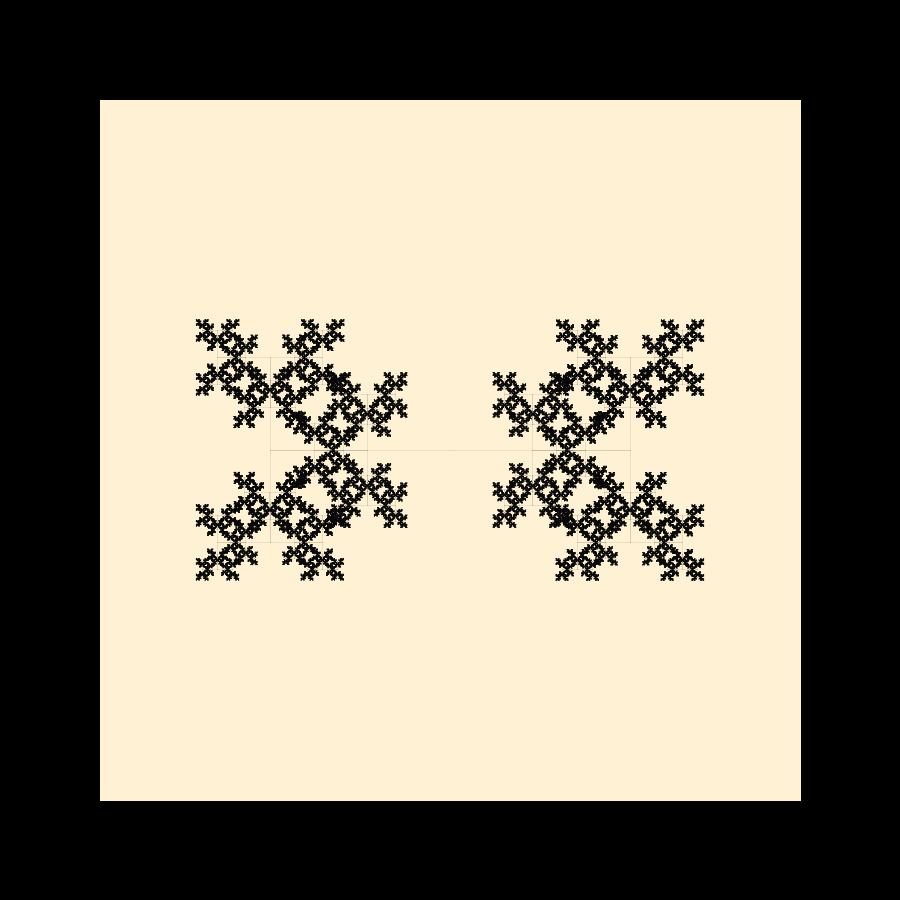
Frame 1 (no input)
Frame 60 (the mouse pressed at the canvas centre just before this capture): identical to frame 1, image omitted
Frame 120 (the mouse held since frame 60 and released just before this capture): identical to frame 1, image omitted

The Processing sketch that drew this single still picture (run headless with seeded random() and noise(); from frame 60 on, the mouse is pressed at the canvas centre):

// Processing sketch: fractal_09
// ── fractal_09.pde
// java version of the fractal root whorl
Whorl mainwhorl;

// the ternary root that grows
class Root{
  float x,y,r,br,lim,a,ba;
  Root ltroot,rtroot,mdroot;
  
  Root(float x,float y,float r,float br,float a,float ba){
    this.x=x;
    this.y=y;
    this.r=r;
    this.br=br;
    this.a=a;
    this.ba=ba;
    this.ltroot=null;
    this.rtroot=null;
    this.mdroot=null;
  }
  
  void grow(int c){
    if(c<=0){
      return;
    }
    float x1=this.x+this.r*cos(this.a);
    float y1=this.y-this.r*sin(this.a);
    line(x,y,x1,y1);
    this.ltroot=new Root(x1,y1,pow(1.05,pow(-1,c))*br*r,br,a+pow(-1,c)*ba,ba);
    this.rtroot=new Root(x1,y1,pow(0.95,pow(-1,c+1))*br*r,br,a-pow(-1,c)*ba,ba);
    this.mdroot=new Root(x1,y1,br*r,br,a+PI,ba);
    this.ltroot.grow(c-1);
    this.rtroot.grow(c-1);
    this.mdroot.grow(c-1);
  }
}

class Whorl{
  ArrayList<Root> roots;
  
  Whorl(float x,float y,float n,float di,float fr,float fa,float turn){
    this.roots=new ArrayList<Root>();
    float angle=2*PI/n;
    for(int i=0;i<n;i++){
      this.roots.add(new Root(x,y,di,fr,i*angle+turn,fa));
      //this.roots.add(new Root(x,y,di,fr,angle+turn,fa));
    }
  }
  
  void proliferate(){
    for(Root root:roots){
      root.grow(13);
    }
  }
}

void setup(){
  size(900,900);
  background(0);
  fill(255,242,212);
  rectMode(CENTER);
  rect(width/2,height/2,702,702);
  stroke(0,0,0,20);
  strokeWeight(1.0);
  noFill();
  smooth();
  mainwhorl=new Whorl(width/2,height/2,2,180,0.54,100*PI/200,0); // v0.8
  mainwhorl.proliferate();
}

void draw(){}

String rndstr(int n){
  StringBuffer sb=new StringBuffer();
  for(int i=0;i<n;i++){
    char rc=(char)int(random(65,90.1));
    sb.append(rc);
  }
  return sb.toString();
}

void keyPressed(){
  if(key=='q'){
    println("bye!");
    exit();
  }else if(key=='s'){
    String fn="img/fractalroot_"+rndstr(8)+".png";
    println("saving to file: "+fn);
    save(fn);
  }
}
